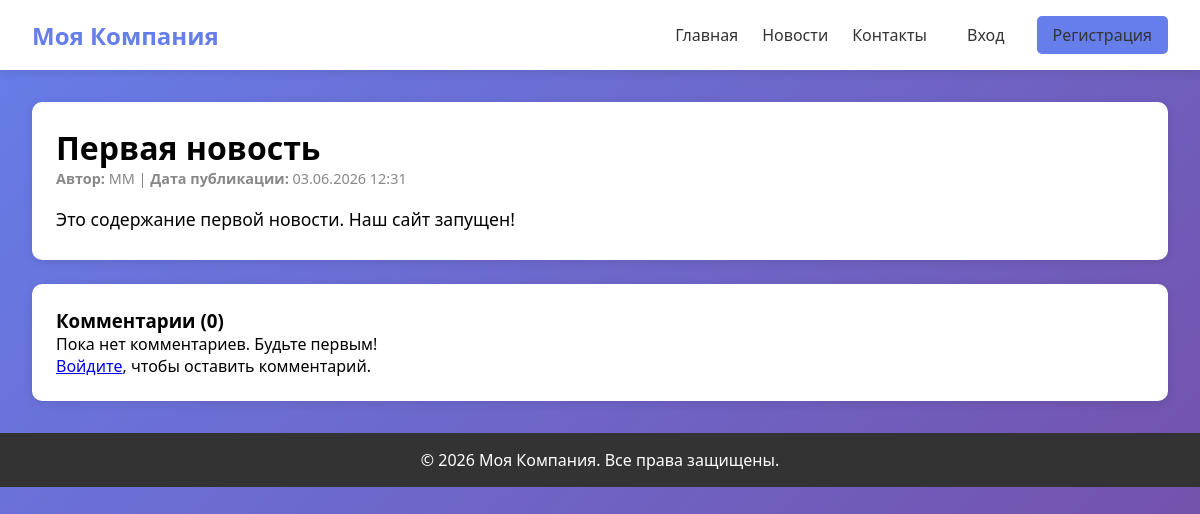
The page /news/1/ on the database its author committed.
### news/models.py (models this page shows, shortened)
class News(models.Model):
    title = models.CharField('Заголовок', max_length=200)
    content = models.TextField('Содержание')
    author = models.ForeignKey(User, on_delete=models.CASCADE, verbose_name='Автор', related_name='news')
    created_date = models.DateTimeField('Дата публикации', default=timezone.now)
    image = models.ImageField('Изображение', upload_to='news_images/', blank=True, null=True)
    class Meta:
        verbose_name = 'Новость'
        verbose_name_plural = 'Новости'
        ordering = ['-created_date']

### news/views.py (the view)
# urls.py: path('news/<int:pk>/', views.news_detail, name='news_detail'),
def news_detail(request, pk):
    news = get_object_or_404(News, pk=pk)
    comments = news.comments.filter(is_active=True)
    if request.method == 'POST' and request.user.is_authenticated:
        form = CommentForm(request.POST)
        if form.is_valid():
            comment = form.save(commit=False)
            comment.news = news
            comment.author = request.user
            comment.save()
            return redirect('news_detail', pk=pk)
    else:
        form = CommentForm()
    return render(request, 'news/news_detail.html', {
        'news': news,
        'comments': comments,
        'form': form,
    })

### news/templates/news/news_detail.html (shortened to what this page needs)
{% extends 'news/base.html' %}
{% block content %}
<div class="card">
    <h1>{{ news.title }}</h1>
    <div class="news-meta">
        <strong>Автор:</strong> {{ news.author.username }} |
        <strong>Дата публикации:</strong> {{ news.created_date|date:"d.m.Y H:i" }}
    </div>
    <div style="line-height: 1.8; font-size: 1.1rem;">
        {{ news.content|linebreaks }}
    </div>
</div>
<div class="card">
    <h3>Комментарии ({{ comments|length }})</h3>
    {% for comment in comments %}
        <div style="border-bottom: 1px solid #eee; padding: 1rem 0;">
            <strong>{{ comment.author.username }}</strong>
            <span style="color: #888; font-size: 0.9rem;">{{ comment.created_date|date:"d.m.Y H:i" }}</span>
            <p style="margin-top: 0.5rem;">{{ comment.text }}</p>
        </div>
    {% empty %}
        <p>Пока нет комментариев. Будьте первым!</p>
    {% endfor %}
    {% if user.is_authenticated %}
        <h4>Добавить комментарий</h4>
        <form method="post">
            {% csrf_token %}
            {{ form.as_p }}
            <button type="submit" class="btn btn-primary">Отправить</button>
        </form>
    {% else %}
        <p><a href="{% url 'login' %}">Войдите</a>, чтобы оставить комментарий.</p>
    {% endif %}
</div>
{% endblock %}

### news/templates/news/base.html (style rules this page uses)
* { margin: 0; padding: 0; box-sizing: border-box; }
body { font-family: 'Segoe UI', Tahoma, Geneva, Verdana, sans-serif; background: linear-gradient(135deg, #667eea 0%, #764ba2 100%); min-height: 100vh; }
.card { background: white; border-radius: 10px; padding: 1.5rem; margin-bottom: 1.5rem; box-shadow: 0 2px 10px rgba(0,0,0,0.1); }
.news-meta { color: #888; font-size: 0.9rem; margin-bottom: 1rem; }

### rows shown on the page
News: title "Первая новость", author.username "MM", created_date "03.06.2026 12:31", content "Это содержание первой новости. Наш сайт запущен!"

### other values the page prints
{{ comments|length }} "0"
